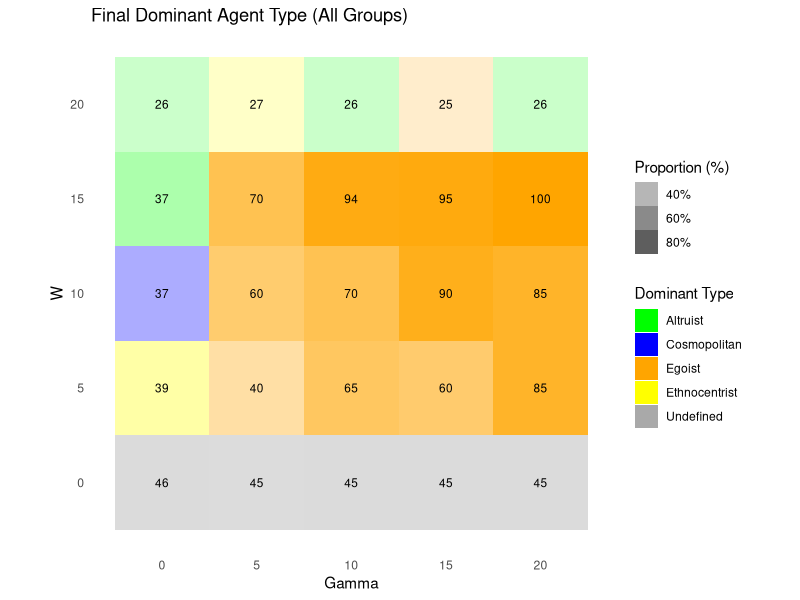
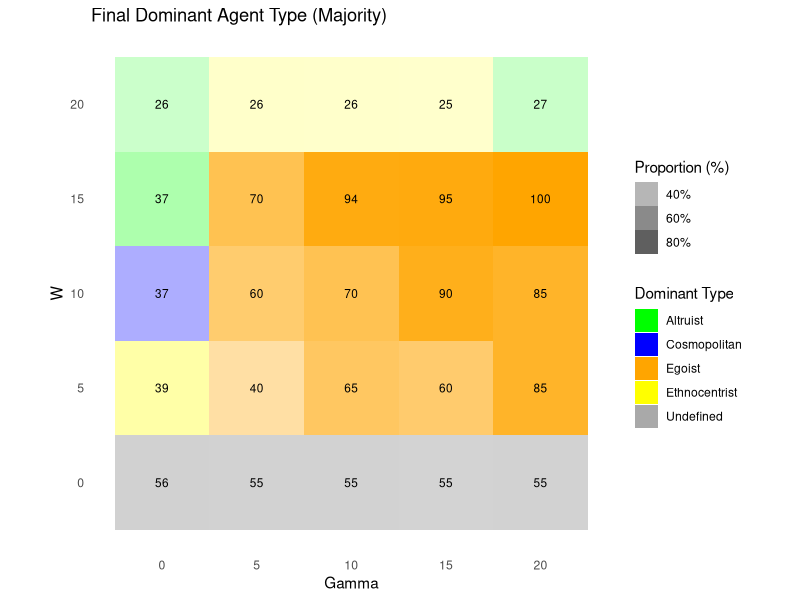
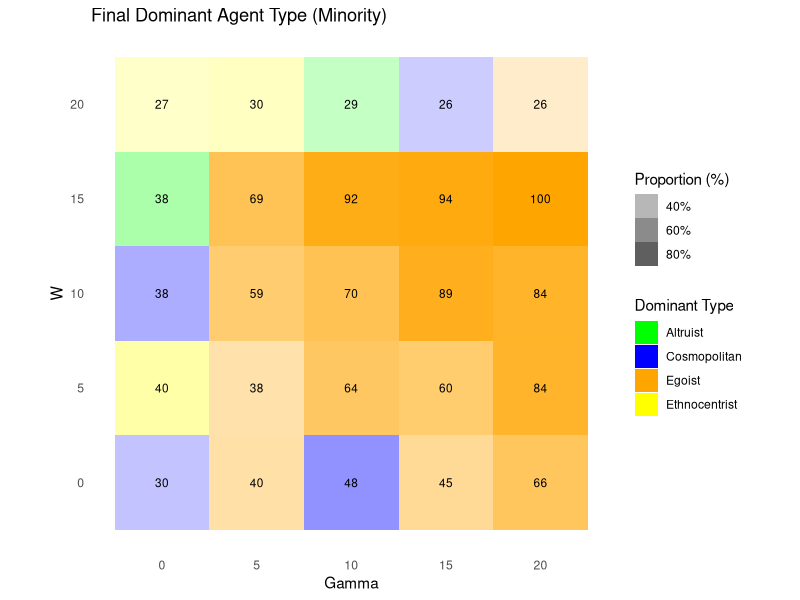
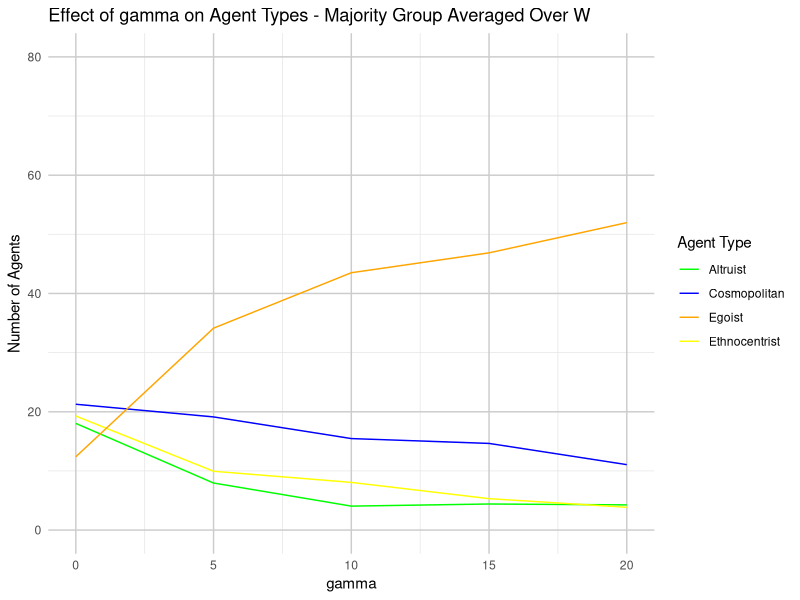
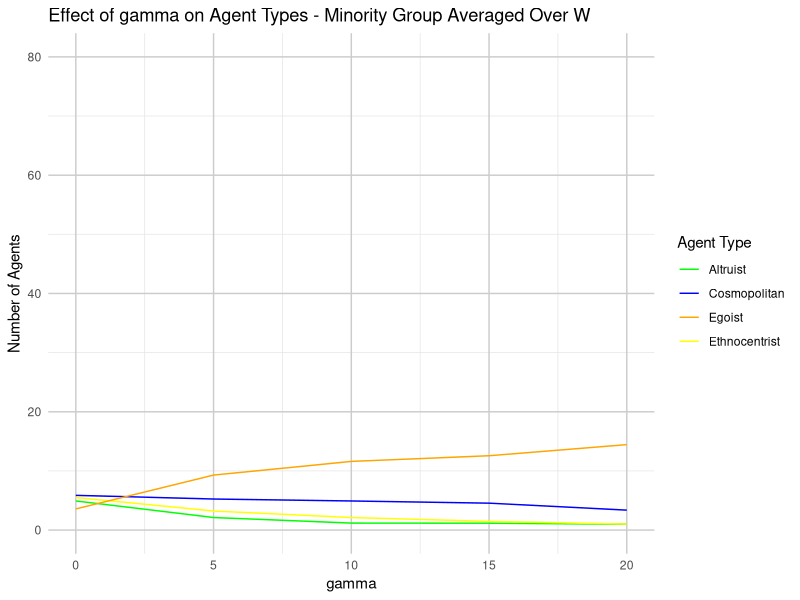
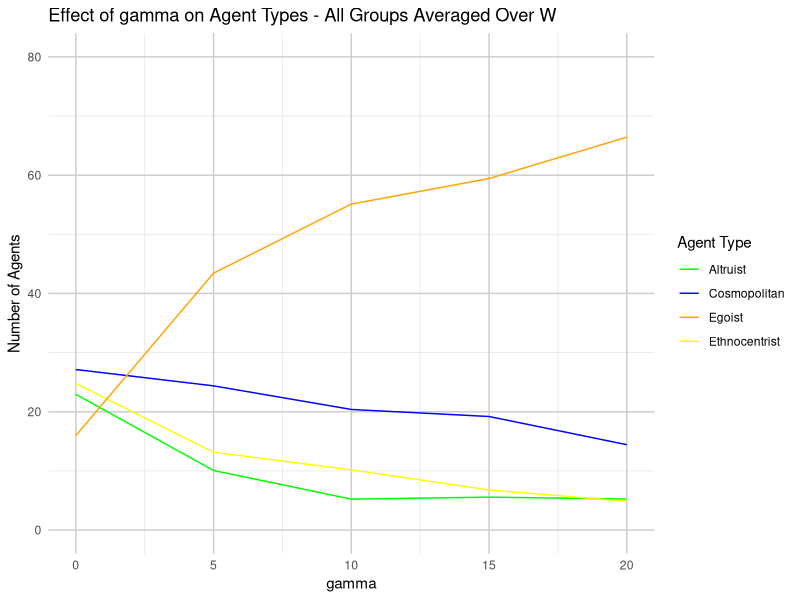
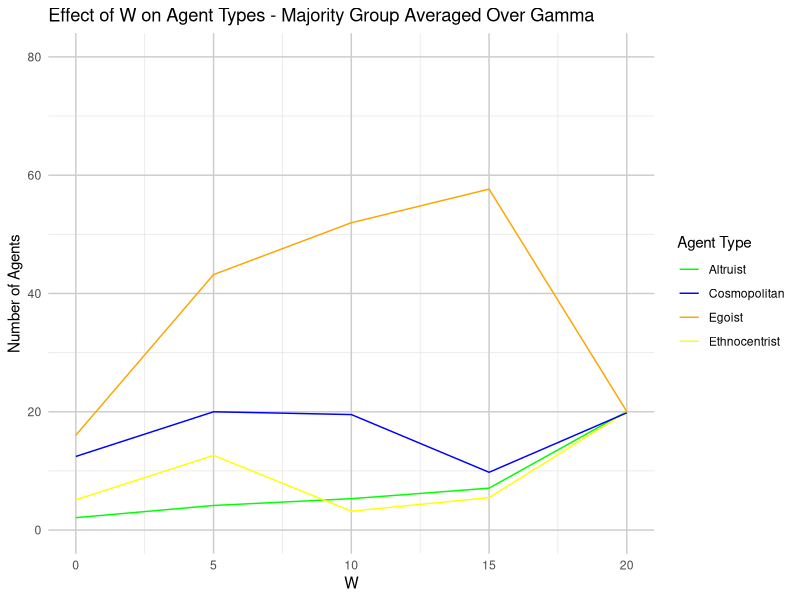
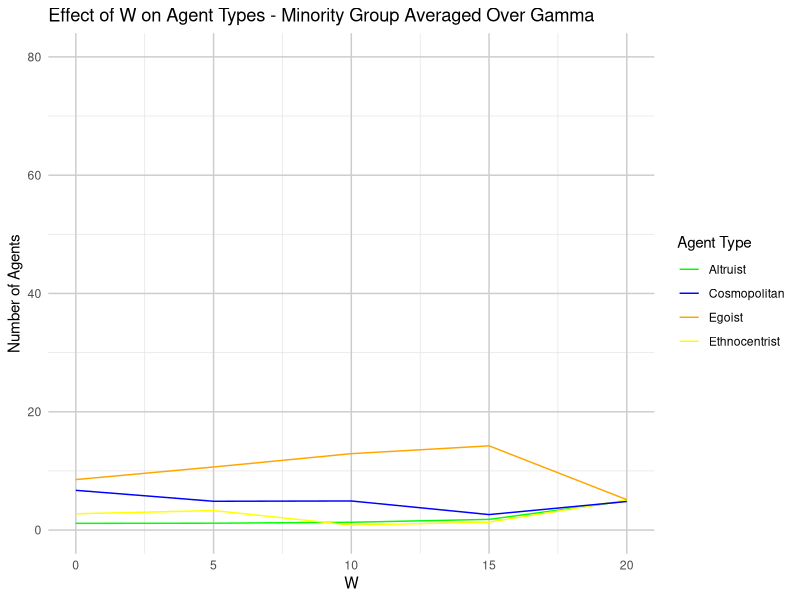

Write R code to recreate these figures, in order.
# Load necessary libraries
library(dplyr)
library(ggplot2)

# Step 1: Data Import and Column Renaming
data_raw <- read.csv('../data/ethnocentrism-proj experiment-with-perturbation-table.csv', skip=6)

# Rename columns for simplicity
colnames(data_raw) <- colnames(data_raw) %>%
  gsub("count\\.turtles\\.with\\.\\.type\\.agent\\.\\.\\.\\.|\\.\\.and\\.tag\\.\\.\\.", "", .) %>%
  gsub("Altruist", "altruist", .) %>%
  gsub("Ethnocentrist", "ethnocentrist", .) %>%
  gsub("Cosmopolitan", "cosmopolitan", .) %>%
  gsub("Egoist", "egoist", .) %>%
  gsub("Undefined", "undefined", .) %>%
  gsub("majority", "majority", .) %>%
  gsub("minority", "minority", .) %>%
  gsub("\\.", "", .)

# Step 2: Facet Plot (Dominant Agent Type by Gamma and W)

# all
dominance_data <- data_raw %>%
  group_by(gamma, W) %>%
  summarise(
    altruist = mean(altruistmajority + altruistminority),
    ethnocentrist = mean(ethnocentristmajority + ethnocentristminority),
    cosmopolitan = mean(cosmopolitanmajority + cosmopolitanminority),
    egoist = mean(egoistmajority + egoistminority),
    undefined = mean(undefinedmajority + undefinedminority)
  ) %>%
  rowwise() %>%
  mutate(
    max_value = max(altruist, ethnocentrist, cosmopolitan, egoist, undefined),
    dominant_type = case_when(
      max_value == altruist ~ "Altruist",
      max_value == ethnocentrist ~ "Ethnocentrist",
      max_value == cosmopolitan ~ "Cosmopolitan",
      max_value == egoist ~ "Egoist",
      max_value == undefined ~ "Undefined"
    ),
    dominance_level = max_value / (altruist + ethnocentrist + cosmopolitan + egoist + undefined)
  )

# majority
dominance_data_majority <- data_raw %>%
  group_by(gamma, W) %>%
  summarise(
    altruist = mean(altruistmajority),
    ethnocentrist = mean(ethnocentristmajority),
    cosmopolitan = mean(cosmopolitanmajority),
    egoist = mean(egoistmajority),
    undefined = mean(undefinedmajority)
  ) %>%
  rowwise() %>%
  mutate(
    max_value = max(altruist, ethnocentrist, cosmopolitan, egoist, undefined),
    dominant_type = case_when(
      max_value == altruist ~ "Altruist",
      max_value == ethnocentrist ~ "Ethnocentrist",
      max_value == cosmopolitan ~ "Cosmopolitan",
      max_value == egoist ~ "Egoist",
      max_value == undefined ~ "Undefined"
    ),
    dominance_level = max_value / (altruist + ethnocentrist + cosmopolitan + egoist + undefined)
  )

# minority
dominance_data_minority <- data_raw %>%
  group_by(gamma, W) %>%
  summarise(
    altruist = mean(altruistminority),
    ethnocentrist = mean(ethnocentristminority),
    cosmopolitan = mean(cosmopolitanminority),
    egoist = mean(egoistminority),
    undefined = mean(undefinedminority)
  ) %>%
  rowwise() %>%
  mutate(
    max_value = max(altruist, ethnocentrist, cosmopolitan, egoist, undefined),
    dominant_type = case_when(
      max_value == altruist ~ "Altruist",
      max_value == ethnocentrist ~ "Ethnocentrist",
      max_value == cosmopolitan ~ "Cosmopolitan",
      max_value == egoist ~ "Egoist",
      max_value == undefined ~ "Undefined"
    ),
    dominance_level = max_value / (altruist + ethnocentrist + cosmopolitan + egoist + undefined)
  )

# plot all
facet_all <- ggplot(dominance_data, aes(x = gamma, y = W)) +
  geom_tile(aes(fill = dominant_type, alpha = dominance_level)) +
  geom_text(aes(label = round(dominance_level * 100, 0)), color = "black", size = 3) +
  scale_fill_manual(values = c("Altruist" = "green", 
                               "Ethnocentrist" = "yellow", 
                               "Cosmopolitan" = "blue", 
                               "Egoist" = "orange",
                               "Undefined" = "darkgrey")) +
  scale_alpha_continuous(name = "Proportion (%)", range = c(0.2, 1), labels = scales::percent_format(accuracy = 1)) +
  labs(title = "Final Dominant Agent Type (All Groups)",
       x = "Gamma", y = "W", fill = "Dominant Type") +
  theme_minimal() +
  theme(panel.grid = element_blank()) + 
  coord_fixed()

# majority group
facet_majority <- ggplot(dominance_data_majority, aes(x = gamma, y = W)) +
  geom_tile(aes(fill = dominant_type, alpha = dominance_level)) +
  geom_text(aes(label = round(dominance_level * 100, 0)), color = "black", size = 3) +
  scale_fill_manual(values = c("Altruist" = "green", 
                               "Ethnocentrist" = "yellow", 
                               "Cosmopolitan" = "blue", 
                               "Egoist" = "orange", 
                               "Undefined" = "darkgrey")) +
  scale_alpha_continuous(name = "Proportion (%)", range = c(0.2, 1), labels = scales::percent_format(accuracy = 1)) +
  labs(title = "Final Dominant Agent Type (Majority)",
       x = "Gamma", y = "W", fill = "Dominant Type") +
  theme_minimal() +
  theme(panel.grid = element_blank()) +
  coord_fixed()

# minority group
facet_minority <- ggplot(dominance_data_minority, aes(x = gamma, y = W)) +
  geom_tile(aes(fill = dominant_type, alpha = dominance_level)) +
  geom_text(aes(label = round(dominance_level * 100, 0)), color = "black", size = 3) +
  scale_fill_manual(values = c("Altruist" = "green", 
                               "Ethnocentrist" = "yellow", 
                               "Cosmopolitan" = "blue", 
                               "Egoist" = "orange", 
                               "Undefined" = "darkgrey")) +
  scale_alpha_continuous(name = "Proportion (%)", range = c(0.2, 1), labels = scales::percent_format(accuracy = 1)) +
  labs(title = "Final Dominant Agent Type (Minority)",
       x = "Gamma", y = "W", fill = "Dominant Type") +
  theme_minimal() +
  theme(panel.grid = element_blank()) +
  coord_fixed()

# Save Facet Plot
ggsave("../plot/perturbation_facet_plot_all_groups.png", plot = facet_all, width = 8, height = 6)
ggsave("../plot/perturbation_facet_plot_majority_groups.png", plot = facet_majority, width = 8, height = 6)
ggsave("../plot/perturbation_facet_plot_minority_groups.png", plot = facet_minority, width = 8, height = 6)

# Step 3: Line Plots for Majority, Minority, and Combined

# Average data over gamma and W
average_data_gamma <- data_raw %>%
  group_by(gamma) %>%
  summarise(across(altruistmajority:egoistminority, mean, .names = "avg_{col}"))

average_data_W <- data_raw %>%
  group_by(W) %>%
  summarise(across(altruistmajority:egoistminority, mean, .names = "avg_{col}"))

plot_types <- function(data, x_var, group, title_suffix, file_name) {
  if (group == "all") {
    plot <- ggplot(data, aes_string(x = x_var)) +
      geom_line(aes(y = avg_altruistmajority + avg_altruistminority, color = "Altruist")) +
      geom_line(aes(y = avg_ethnocentristmajority + avg_ethnocentristminority, color = "Ethnocentrist")) +
      geom_line(aes(y = avg_cosmopolitanmajority + avg_cosmopolitanminority, color = "Cosmopolitan")) +
      geom_line(aes(y = avg_egoistmajority + avg_egoistminority, color = "Egoist")) +
      scale_color_manual(values = c("Altruist" = "green", 
                                    "Ethnocentrist" = "yellow", 
                                    "Cosmopolitan" = "blue", 
                                    "Egoist" = "orange")) +
      labs(title = paste("Effect of", x_var, "on Agent Types -", title_suffix),
           x = x_var, y = "Number of Agents", color = "Agent Type") +
      ylim(0, 80) + 
      theme_minimal() +
      theme(
        panel.grid.major = element_line(color = "grey80", size = 0.5), # Make major grid lines lighter
        panel.grid.minor = element_line(color = "grey90", size = 0.25) # Make minor grid lines even lighter
      )
  } else {
    plot <- ggplot(data, aes_string(x = x_var)) +
      geom_line(aes_string(y = paste0("avg_altruist", group), color = "'Altruist'")) +
      geom_line(aes_string(y = paste0("avg_ethnocentrist", group), color = "'Ethnocentrist'")) +
      geom_line(aes_string(y = paste0("avg_cosmopolitan", group), color = "'Cosmopolitan'")) +
      geom_line(aes_string(y = paste0("avg_egoist", group), color = "'Egoist'")) +
      scale_color_manual(values = c("Altruist" = "green", 
                                    "Ethnocentrist" = "yellow", 
                                    "Cosmopolitan" = "blue", 
                                    "Egoist" = "orange")) +
      labs(title = paste("Effect of", x_var, "on Agent Types -", title_suffix),
           x = x_var, y = "Number of Agents", color = "Agent Type") +
      ylim(0, 80) +
      theme_minimal() +
      theme(
        panel.grid.major = element_line(color = "grey80", size = 0.5), # Make major grid lines lighter
        panel.grid.minor = element_line(color = "grey90", size = 0.25) # Make minor grid lines even lighter
      )
  }
  
  # Save the plot
  ggsave(file_name, plot = plot, width = 8, height = 6)
}

# Plot and save for Gamma
plot_types(average_data_gamma, "gamma", "majority", "Majority Group Averaged Over W", "../plot/perturbation_line_plot_majority_gamma.png")
plot_types(average_data_gamma, "gamma", "minority", "Minority Group Averaged Over W", "../plot/perturbation_line_plot_minority_gamma.png")
plot_types(average_data_gamma, "gamma", "all", "All Groups Averaged Over W", "../plot/perturbation_line_plot_all_gamma.png")

# Plot and save for W
plot_types(average_data_W, "W", "majority", "Majority Group Averaged Over Gamma", "../plot/perturbation_line_plot_majority_W.png")
plot_types(average_data_W, "W", "minority", "Minority Group Averaged Over Gamma", "../plot/perturbation_line_plot_minority_W.png")
plot_types(average_data_W, "W", "all", "All Groups Averaged Over Gamma", "../plot/perturbation_line_plot_all_W.png")

# Step 4: MANOVA for All, Majority, and Minority Groups

# Combined group variables for MANOVA
manova_data <- data_raw %>%
  mutate(
    altruistall = altruistmajority + altruistminority,
    ethnocentristall = ethnocentristmajority + ethnocentristminority,
    cosmopolitanall = cosmopolitanmajority + cosmopolitanminority,
    egoistall = egoistmajority + egoistminority
  )

# Run and summarize MANOVA for each group

# MANOVA for Combined Group
manova_results_all <- manova(cbind(altruistall, ethnocentristall, cosmopolitanall, egoistall) ~ gamma * W, data = manova_data)
summary(manova_results_all)

# MANOVA for Majority Group
manova_results_majority <- manova(cbind(altruistmajority, ethnocentristmajority, cosmopolitanmajority, egoistmajority) ~ gamma * W, data = manova_data)
summary(manova_results_majority)

# MANOVA for Minority Group
manova_results_minority <- manova(cbind(altruistminority, ethnocentristminority, cosmopolitanminority, egoistminority) ~ gamma * W, data = manova_data)
summary(manova_results_minority)